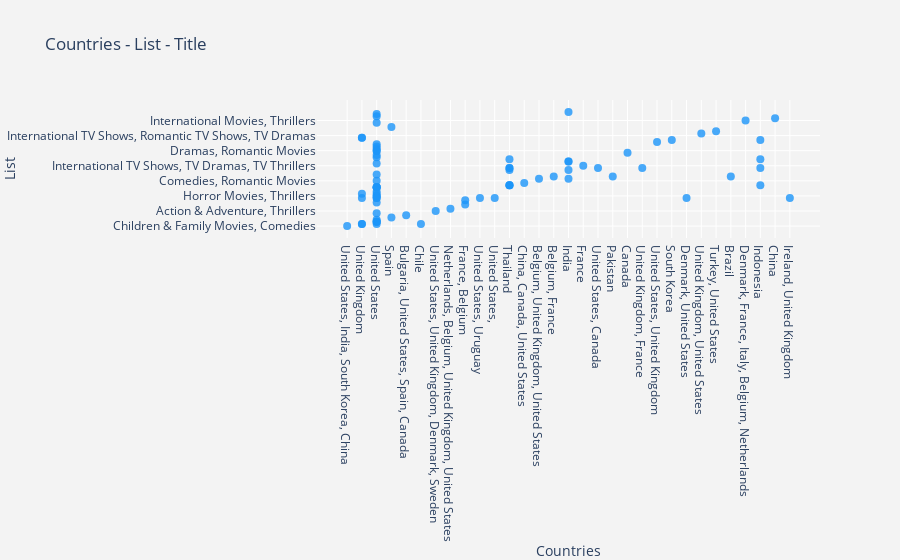

The code cell stored with this chart in its notebook:
### Code cell
trace1 = go.Scatter(
                    x = df.country,
                    y = df['listed_in'][:100],
                    mode = "markers",
                    name = "North America",
                    marker = dict(color = 'rgba(28, 149, 249, 0.8)',size=8),
                    text= df.title)


data = [trace1]
layout = dict(title = 'Countries - List - Title',
              xaxis= dict(title= 'Countries',ticklen= 5,zeroline= False,zerolinewidth=1,gridcolor="white"),
              yaxis= dict(title= 'List',ticklen= 5,zeroline= False,zerolinewidth=1,gridcolor="white",),
              paper_bgcolor='rgb(243, 243, 243)',
              plot_bgcolor='rgb(243, 243, 243)' )
fig = dict(data = data, layout = layout)
iplot(fig)

### Figure 1 — Plotly figure (JSON) as saved in the notebook; plotly's stock layout.template omitted (floating-point values rounded to 4 significant figures; data arrays with more than 128 entries replaced by an {"elided": "..."} marker saying what was removed)
{"data": [{"marker": {"color": "rgba(28, 149, 249, 0.8)", "size": 8}, "mode": "markers", "name": "North America", "text": {"elided": "6234 str values"}, "type": "scatter", "x": {"elided": "6234 str values"}, "y": ["Children & Family Movies, Comedies", "Stand-Up Comedy", "Kids' TV", "Kids' TV", "Comedies", "Crime TV Shows, International TV Shows, Spanish-Language TV Shows", "International Movies, Sci-Fi & Fantasy, Thrillers", "Stand-Up Comedy", "Docuseries, Science & Nature TV", "Action & Adventure, Thrillers", "Stand-Up Comedy", "Action & Adventure, Dramas, International Movies", "Children & Family Movies", "Children & Family Movies", "Children & Family Movies", "Children & Family Movies", "Children & Family Movies", "Children & Family Movies", "Children & Family Movies", "Cult Movies, Dramas, Independent Movies", "Comedies, Independent Movies, Romantic Movies", "Action & Adventure, Comedies, International Movies", "Documentaries", "Horror Movies, Thrillers", "Dramas, Independent Movies", "Dramas, Independent Movies, Romantic Movies", "International TV Shows, Romantic TV Shows, TV Comedies", "Documentaries", "Docuseries", "Horror Movies, International Movies", "Children & Family Movies, Comedies, Sci-Fi & Fantasy", "Comedies, Romantic Movies", "Dramas, International Movies, Thrillers", "Dramas, Independent Movies, International Movies", "Kids' TV, TV Comedies", "Dramas, International Movies, Thrillers", "Comedies, Dramas, Independent Movies", "Comedies, International Movies", "Comedies, International Movies, Romantic Movies", "International TV Shows, TV Dramas, TV Thrillers", "Action & Adventure, Comedies, Independent Movies", "Comedies, Dramas, International Movies", "Dramas, Independent Movies", "Documentaries", "Documentaries", "Comedies, International Movies, Romantic Movies", "Comedies, International Movies, Romantic Movies", "Comedies, International Movies, Romantic Movies", "Dramas, International Movies, Romantic Movies", "Horror Movies, International Movies", "Horror Movies, International Movies", "Comedies, International Movies", "Comedies, Dramas", "Stand-Up Comedy", "Romantic TV Shows, TV Comedies, TV Dramas", "Dramas, Independent Movies, International Movies", "Horror Movies", "Dramas, Romantic Movies", "Comedies, Dramas, International Movies", "Action & Adventure, Sci-Fi & Fantasy", "Comedies, International Movies, Romantic Movies", "Crime TV Shows, TV Dramas, TV Mysteries", "Stand-Up Comedy", "TV Comedies", "Kids' TV", "Children & Family Movies, Dramas", "Docuseries", "Docuseries", "Docuseries", "Docuseries", "Kids' TV, TV Comedies", "Dramas, International Movies", "British TV Shows, Docuseries, International TV Shows", "Documentaries", "International TV Shows, Romantic TV Shows, TV Dramas", "Action & Adventure", "Action & Adventure, International Movies", "Dramas, Independent Movies, International Movies", "Horror Movies, Thrillers", "Documentaries", "International TV Shows, TV Comedies, TV Dramas", "Dramas, Romantic Movies", "Documentaries, International Movies", "British TV Shows, Docuseries, International TV Shows", "International TV Shows, TV Dramas", "Children & Family Movies, Music & Musicals", "Documentaries, International Movies", "International Movies, Thrillers", "Dramas, International Movies", "Dramas, International Movies", "Action & Adventure, International Movies, Sci-Fi & Fantasy", "Action & Adventure, Dramas", "Documentaries", "International TV Shows, Reality TV, Spanish-Language TV Shows", "Comedies, International Movies, Romantic Movies", "Horror Movies, International Movies", "Dramas, International Movies, Romantic Movies", "Documentaries, International Movies", "Documentaries", "International TV Shows, TV Action & Adventure, TV Dramas"]}], "layout": {"paper_bgcolor": "rgb(243, 243, 243)", "plot_bgcolor": "rgb(243, 243, 243)", "title": {"text": "Countries - List - Title"}, "xaxis": {"gridcolor": "white", "ticklen": 5, "title": {"text": "Countries"}, "zeroline": false, "zerolinewidth": 1}, "yaxis": {"gridcolor": "white", "ticklen": 5, "title": {"text": "List"}, "zeroline": false, "zerolinewidth": 1}}}
